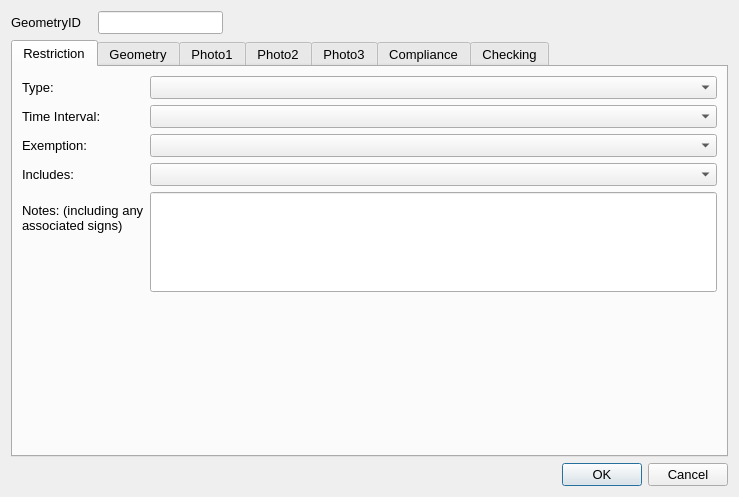
<?xml version="1.0" encoding="UTF-8"?>
<ui version="4.0">
 <class>Dialog</class>
 <widget class="QDialog" name="Dialog">
  <property name="geometry">
   <rect>
    <x>0</x>
    <y>0</y>
    <width>739</width>
    <height>497</height>
   </rect>
  </property>
  <property name="sizePolicy">
   <sizepolicy hsizetype="Fixed" vsizetype="Fixed">
    <horstretch>0</horstretch>
    <verstretch>0</verstretch>
   </sizepolicy>
  </property>
  <property name="maximumSize">
   <size>
    <width>750</width>
    <height>550</height>
   </size>
  </property>
  <property name="font">
   <font>
    <pointsize>10</pointsize>
   </font>
  </property>
  <property name="windowTitle">
   <string>Dialog</string>
  </property>
  <layout class="QGridLayout" name="gridLayout">
   <item row="2" column="2">
    <widget class="QDialogButtonBox" name="button_box">
     <property name="orientation">
      <enum>Qt::Horizontal</enum>
     </property>
     <property name="standardButtons">
      <set>QDialogButtonBox::Cancel|QDialogButtonBox::Ok</set>
     </property>
    </widget>
   </item>
   <item row="0" column="1">
    <widget class="QLineEdit" name="GeometryID">
     <property name="sizePolicy">
      <sizepolicy hsizetype="Preferred" vsizetype="Preferred">
       <horstretch>0</horstretch>
       <verstretch>0</verstretch>
      </sizepolicy>
     </property>
     <property name="font">
      <font>
       <pointsize>10</pointsize>
      </font>
     </property>
     <property name="inputMask">
      <string/>
     </property>
     <property name="readOnly">
      <bool>true</bool>
     </property>
     <property name="placeholderText">
      <string/>
     </property>
    </widget>
   </item>
   <item row="1" column="0" colspan="3">
    <widget class="QTabWidget" name="Details">
     <property name="sizePolicy">
      <sizepolicy hsizetype="Expanding" vsizetype="Expanding">
       <horstretch>0</horstretch>
       <verstretch>0</verstretch>
      </sizepolicy>
     </property>
     <property name="minimumSize">
      <size>
       <width>0</width>
       <height>0</height>
      </size>
     </property>
     <property name="font">
      <font>
       <pointsize>10</pointsize>
      </font>
     </property>
     <property name="cursor">
      <cursorShape>IBeamCursor</cursorShape>
     </property>
     <property name="mouseTracking">
      <bool>true</bool>
     </property>
     <property name="acceptDrops">
      <bool>true</bool>
     </property>
     <property name="currentIndex">
      <number>0</number>
     </property>
     <widget class="QWidget" name="RestrictionDetails">
      <property name="focusPolicy">
       <enum>Qt::NoFocus</enum>
      </property>
      <attribute name="title">
       <string>Restriction</string>
      </attribute>
      <layout class="QFormLayout" name="formLayout">
       <property name="fieldGrowthPolicy">
        <enum>QFormLayout::AllNonFixedFieldsGrow</enum>
       </property>
       <item row="2" column="0">
        <widget class="QLabel" name="label_7">
         <property name="text">
          <string>Type:</string>
         </property>
        </widget>
       </item>
       <item row="2" column="1">
        <widget class="QComboBox" name="restrictionType"/>
       </item>
       <item row="3" column="0">
        <widget class="QLabel" name="label_6">
         <property name="text">
          <string>Time Interval:</string>
         </property>
        </widget>
       </item>
       <item row="3" column="1">
        <widget class="QComboBox" name="timeInterval"/>
       </item>
       <item row="4" column="0">
        <widget class="QLabel" name="label_10">
         <property name="text">
          <string>Exemption:</string>
         </property>
        </widget>
       </item>
       <item row="4" column="1">
        <widget class="QComboBox" name="exemption"/>
       </item>
       <item row="5" column="0">
        <widget class="QLabel" name="label_11">
         <property name="text">
          <string>Includes:</string>
         </property>
        </widget>
       </item>
       <item row="5" column="1">
        <widget class="QComboBox" name="inclusion"/>
       </item>
       <item row="9" column="0">
        <widget class="QLabel" name="lbl_Notes">
         <property name="text">
          <string>Notes: (including any associated signs)</string>
         </property>
         <property name="wordWrap">
          <bool>true</bool>
         </property>
        </widget>
       </item>
       <item row="9" column="1">
        <widget class="QLineEdit" name="Notes">
         <property name="minimumSize">
          <size>
           <width>0</width>
           <height>100</height>
          </size>
         </property>
         <property name="alignment">
          <set>Qt::AlignLeading|Qt::AlignLeft|Qt::AlignTop</set>
         </property>
        </widget>
       </item>
      </layout>
     </widget>
     <widget class="QWidget" name="Geometry">
      <attribute name="title">
       <string>Geometry</string>
      </attribute>
      <layout class="QFormLayout" name="formLayout_2">
       <property name="fieldGrowthPolicy">
        <enum>QFormLayout::AllNonFixedFieldsGrow</enum>
       </property>
       <item row="0" column="0">
        <widget class="QLabel" name="lbl_RoadName">
         <property name="minimumSize">
          <size>
           <width>90</width>
           <height>16</height>
          </size>
         </property>
         <property name="font">
          <font>
           <pointsize>10</pointsize>
          </font>
         </property>
         <property name="text">
          <string>Road Name:</string>
         </property>
        </widget>
       </item>
       <item row="0" column="1">
        <widget class="QLineEdit" name="RoadName"/>
       </item>
       <item row="1" column="0">
        <widget class="QLabel" name="lbl_USRN">
         <property name="minimumSize">
          <size>
           <width>90</width>
           <height>16</height>
          </size>
         </property>
         <property name="font">
          <font>
           <pointsize>10</pointsize>
          </font>
         </property>
         <property name="text">
          <string>USRN:</string>
         </property>
        </widget>
       </item>
       <item row="1" column="1">
        <widget class="QLineEdit" name="USRN"/>
       </item>
       <item row="3" column="1">
        <spacer name="verticalSpacer">
         <property name="orientation">
          <enum>Qt::Vertical</enum>
         </property>
         <property name="sizeHint" stdset="0">
          <size>
           <width>20</width>
           <height>40</height>
          </size>
         </property>
        </spacer>
       </item>
       <item row="4" column="0">
        <widget class="QLabel" name="label_8">
         <property name="text">
          <string>Last Update Date:</string>
         </property>
        </widget>
       </item>
       <item row="4" column="1">
        <widget class="QDateTimeEdit" name="Signs_DateTime">
         <property name="readOnly">
          <bool>true</bool>
         </property>
        </widget>
       </item>
       <item row="5" column="0">
        <widget class="QLabel" name="label_2">
         <property name="text">
          <string>Last Changed By:</string>
         </property>
        </widget>
       </item>
       <item row="5" column="1">
        <widget class="QLineEdit" name="Surveyor"/>
       </item>
       <item row="6" column="0">
        <widget class="QLabel" name="label_9">
         <property name="text">
          <string>RestrictionID:</string>
         </property>
        </widget>
       </item>
       <item row="6" column="1">
        <widget class="QLineEdit" name="RestrictionID"/>
       </item>
      </layout>
     </widget>
     <widget class="QWidget" name="PhotoTab_01">
      <attribute name="title">
       <string>Photo1</string>
      </attribute>
      <layout class="QGridLayout" name="gridLayout_2">
       <item row="1" column="0">
        <widget class="QPushButton" name="startCamera1">
         <property name="maximumSize">
          <size>
           <width>150</width>
           <height>16777215</height>
          </size>
         </property>
         <property name="text">
          <string>open Camera</string>
         </property>
         <property name="icon">
          <iconset>
           <normaloff>../../../../PC18-26 Carnegie Library Lambeth/Mapping/Templates/camara_foto.png</normaloff>../../../../PC18-26 Carnegie Library Lambeth/Mapping/Templates/camara_foto.png</iconset>
         </property>
         <property name="checkable">
          <bool>true</bool>
         </property>
         <property name="autoDefault">
          <bool>false</bool>
         </property>
         <property name="default">
          <bool>false</bool>
         </property>
        </widget>
       </item>
       <item row="1" column="2">
        <widget class="QPushButton" name="getPhoto1">
         <property name="maximumSize">
          <size>
           <width>150</width>
           <height>16777215</height>
          </size>
         </property>
         <property name="text">
          <string>take Photo</string>
         </property>
         <property name="icon">
          <iconset>
           <normaloff>../../../../PC18-26 Carnegie Library Lambeth/Mapping/Templates/take-photo-icon-21.jpg</normaloff>../../../../PC18-26 Carnegie Library Lambeth/Mapping/Templates/take-photo-icon-21.jpg</iconset>
         </property>
         <property name="checkable">
          <bool>false</bool>
         </property>
         <property name="autoDefault">
          <bool>false</bool>
         </property>
        </widget>
       </item>
       <item row="0" column="0">
        <widget class="QLabel" name="Photo_Widget_01">
         <property name="sizePolicy">
          <sizepolicy hsizetype="Fixed" vsizetype="Fixed">
           <horstretch>0</horstretch>
           <verstretch>0</verstretch>
          </sizepolicy>
         </property>
         <property name="maximumSize">
          <size>
           <width>640</width>
           <height>480</height>
          </size>
         </property>
         <property name="autoFillBackground">
          <bool>true</bool>
         </property>
         <property name="text">
          <string>No photo</string>
         </property>
        </widget>
       </item>
      </layout>
     </widget>
     <widget class="QWidget" name="PhotoTab_02">
      <attribute name="title">
       <string>Photo2</string>
      </attribute>
      <layout class="QGridLayout" name="gridLayout_4">
       <item row="0" column="0">
        <widget class="QLabel" name="Photo_Widget_02">
         <property name="sizePolicy">
          <sizepolicy hsizetype="Fixed" vsizetype="Fixed">
           <horstretch>0</horstretch>
           <verstretch>0</verstretch>
          </sizepolicy>
         </property>
         <property name="maximumSize">
          <size>
           <width>640</width>
           <height>480</height>
          </size>
         </property>
         <property name="autoFillBackground">
          <bool>true</bool>
         </property>
         <property name="text">
          <string>No photo</string>
         </property>
        </widget>
       </item>
       <item row="1" column="0">
        <widget class="QPushButton" name="startCamera2">
         <property name="maximumSize">
          <size>
           <width>150</width>
           <height>16777215</height>
          </size>
         </property>
         <property name="text">
          <string>open Camera</string>
         </property>
         <property name="icon">
          <iconset>
           <normaloff>../../../../PC18-26 Carnegie Library Lambeth/Mapping/Templates/camara_foto.png</normaloff>../../../../PC18-26 Carnegie Library Lambeth/Mapping/Templates/camara_foto.png</iconset>
         </property>
         <property name="checkable">
          <bool>true</bool>
         </property>
         <property name="autoDefault">
          <bool>false</bool>
         </property>
         <property name="default">
          <bool>false</bool>
         </property>
        </widget>
       </item>
       <item row="1" column="1">
        <widget class="QPushButton" name="getPhoto2">
         <property name="maximumSize">
          <size>
           <width>150</width>
           <height>16777215</height>
          </size>
         </property>
         <property name="text">
          <string>take Photo</string>
         </property>
         <property name="icon">
          <iconset>
           <normaloff>../../../../PC18-26 Carnegie Library Lambeth/Mapping/Templates/take-photo-icon-21.jpg</normaloff>../../../../PC18-26 Carnegie Library Lambeth/Mapping/Templates/take-photo-icon-21.jpg</iconset>
         </property>
         <property name="checkable">
          <bool>false</bool>
         </property>
         <property name="autoDefault">
          <bool>false</bool>
         </property>
        </widget>
       </item>
      </layout>
     </widget>
     <widget class="QWidget" name="PhotoTab_03">
      <attribute name="title">
       <string>Photo3</string>
      </attribute>
      <layout class="QGridLayout" name="gridLayout_3">
       <item row="0" column="0">
        <widget class="QLabel" name="Photo_Widget_03">
         <property name="autoFillBackground">
          <bool>true</bool>
         </property>
         <property name="text">
          <string>No photo</string>
         </property>
        </widget>
       </item>
       <item row="1" column="2">
        <widget class="QPushButton" name="getPhoto3">
         <property name="maximumSize">
          <size>
           <width>150</width>
           <height>16777215</height>
          </size>
         </property>
         <property name="text">
          <string>take Photo</string>
         </property>
         <property name="icon">
          <iconset>
           <normaloff>../../../../PC18-26 Carnegie Library Lambeth/Mapping/Templates/take-photo-icon-21.jpg</normaloff>../../../../PC18-26 Carnegie Library Lambeth/Mapping/Templates/take-photo-icon-21.jpg</iconset>
         </property>
         <property name="checkable">
          <bool>false</bool>
         </property>
         <property name="autoDefault">
          <bool>false</bool>
         </property>
        </widget>
       </item>
       <item row="1" column="0">
        <widget class="QPushButton" name="startCamera3">
         <property name="maximumSize">
          <size>
           <width>150</width>
           <height>16777215</height>
          </size>
         </property>
         <property name="text">
          <string>open Camera</string>
         </property>
         <property name="icon">
          <iconset>
           <normaloff>../../../../PC18-26 Carnegie Library Lambeth/Mapping/Templates/camara_foto.png</normaloff>../../../../PC18-26 Carnegie Library Lambeth/Mapping/Templates/camara_foto.png</iconset>
         </property>
         <property name="checkable">
          <bool>true</bool>
         </property>
         <property name="autoDefault">
          <bool>false</bool>
         </property>
         <property name="default">
          <bool>false</bool>
         </property>
        </widget>
       </item>
      </layout>
     </widget>
     <widget class="QWidget" name="tab">
      <attribute name="title">
       <string>Compliance</string>
      </attribute>
      <widget class="QWidget" name="layoutWidget">
       <property name="geometry">
        <rect>
         <x>9</x>
         <y>3</y>
         <width>701</width>
         <height>381</height>
        </rect>
       </property>
       <layout class="QGridLayout" name="gridLayout_5">
        <item row="0" column="0">
         <widget class="QLabel" name="label_12">
          <property name="text">
           <string>Road Markings Condition:</string>
          </property>
         </widget>
        </item>
        <item row="0" column="1">
         <widget class="QComboBox" name="ComplianceRoadMarkingsFaded"/>
        </item>
        <item row="1" column="0">
         <widget class="QLabel" name="label_13">
          <property name="text">
           <string>Restriction-&gt;Sign:</string>
          </property>
         </widget>
        </item>
        <item row="1" column="1">
         <widget class="QComboBox" name="ComplianceRestrictionSignIssue"/>
        </item>
        <item row="2" column="0">
         <widget class="QLabel" name="label_14">
          <property name="text">
           <string>Compliance notes:</string>
          </property>
         </widget>
        </item>
        <item row="2" column="1">
         <widget class="QTextEdit" name="ComplianceNotes"/>
        </item>
       </layout>
      </widget>
     </widget>
     <widget class="QWidget" name="checkingTab">
      <attribute name="title">
       <string>Checking</string>
      </attribute>
      <layout class="QFormLayout" name="formLayout_3">
       <item row="1" column="0">
        <widget class="QLabel" name="label_4">
         <property name="text">
          <string>Check Notes:</string>
         </property>
        </widget>
       </item>
       <item row="1" column="1">
        <widget class="QTextEdit" name="MHTC_CheckNotes"/>
       </item>
       <item row="0" column="0">
        <widget class="QLabel" name="label_5">
         <property name="text">
          <string>Check issue type:</string>
         </property>
        </widget>
       </item>
       <item row="0" column="1">
        <widget class="QComboBox" name="MHTC_CheckIssueTypeID"/>
       </item>
       <item row="3" column="0">
        <widget class="QCheckBox" name="FieldCheckCompleted">
         <property name="text">
          <string>Field check completed</string>
         </property>
        </widget>
       </item>
       <item row="2" column="0">
        <spacer name="verticalSpacer_2">
         <property name="orientation">
          <enum>Qt::Vertical</enum>
         </property>
         <property name="sizeHint" stdset="0">
          <size>
           <width>20</width>
           <height>20</height>
          </size>
         </property>
        </spacer>
       </item>
       <item row="6" column="0">
        <widget class="QLabel" name="label_16">
         <property name="text">
          <string>Checked by:</string>
         </property>
        </widget>
       </item>
       <item row="4" column="0">
        <spacer name="verticalSpacer_3">
         <property name="orientation">
          <enum>Qt::Vertical</enum>
         </property>
         <property name="sizeHint" stdset="0">
          <size>
           <width>20</width>
           <height>10</height>
          </size>
         </property>
        </spacer>
       </item>
       <item row="9" column="0">
        <widget class="QLabel" name="label_17">
         <property name="text">
          <string>Check date:</string>
         </property>
        </widget>
       </item>
       <item row="6" column="1">
        <widget class="QLineEdit" name="Last_MHTC_Check_UpdatePerson"/>
       </item>
       <item row="9" column="1">
        <widget class="QDateTimeEdit" name="Last_MHTC_Check_UpdateDateTime"/>
       </item>
      </layout>
     </widget>
    </widget>
   </item>
   <item row="0" column="0">
    <widget class="QLabel" name="label">
     <property name="minimumSize">
      <size>
       <width>81</width>
       <height>16</height>
      </size>
     </property>
     <property name="font">
      <font>
       <pointsize>10</pointsize>
      </font>
     </property>
     <property name="text">
      <string>GeometryID</string>
     </property>
    </widget>
   </item>
  </layout>
 </widget>
 <resources/>
 <connections>
  <connection>
   <sender>button_box</sender>
   <signal>accepted()</signal>
   <receiver>Dialog</receiver>
   <slot>accept()</slot>
   <hints>
    <hint type="sourcelabel">
     <x>248</x>
     <y>254</y>
    </hint>
    <hint type="destinationlabel">
     <x>157</x>
     <y>274</y>
    </hint>
   </hints>
  </connection>
  <connection>
   <sender>button_box</sender>
   <signal>rejected()</signal>
   <receiver>Dialog</receiver>
   <slot>reject()</slot>
   <hints>
    <hint type="sourcelabel">
     <x>316</x>
     <y>260</y>
    </hint>
    <hint type="destinationlabel">
     <x>286</x>
     <y>274</y>
    </hint>
   </hints>
  </connection>
 </connections>
</ui>
